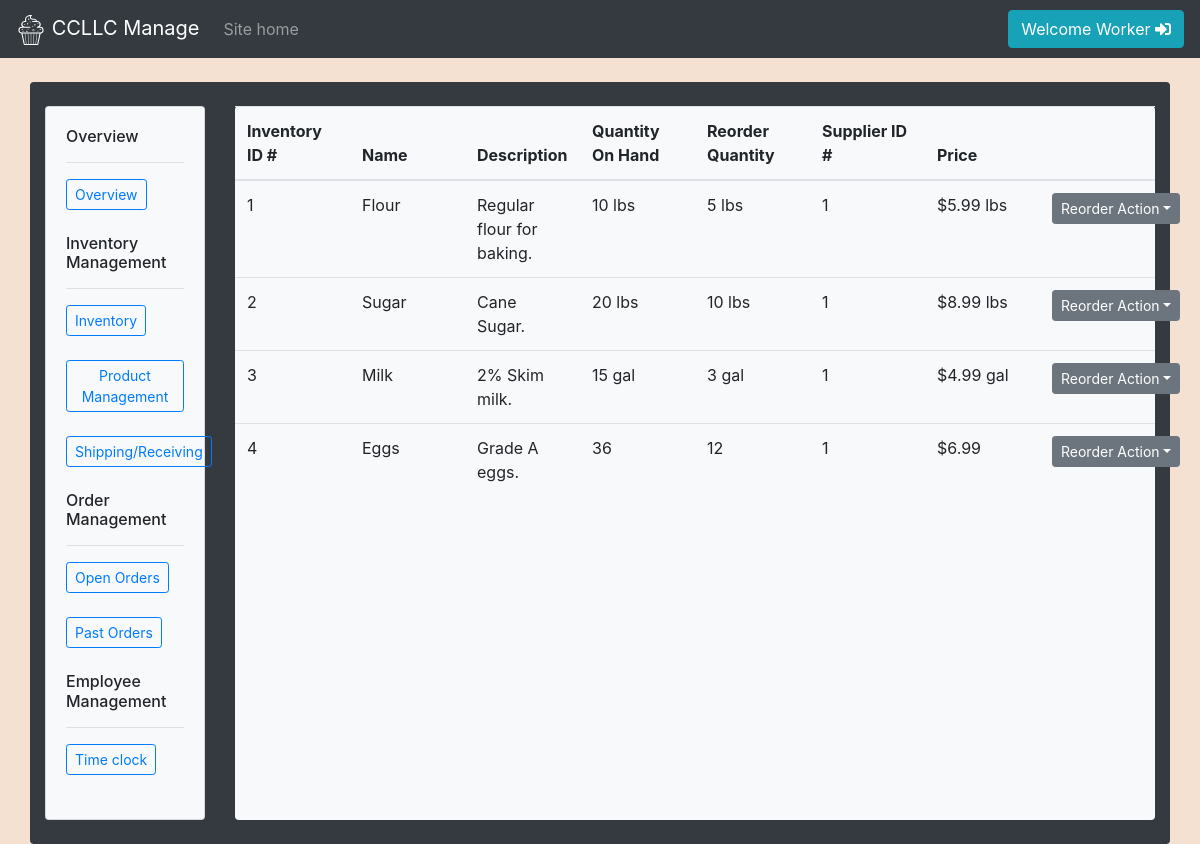
Page /manage/inventory.php (signed in) on the committed database.
### tables this page shows
CREATE TABLE invTest(
  inv_id int(10) NOT NULL AUTO_INCREMENT,
  name varchar(25) NOT NULL,
  description varchar(100) NOT NULL,
  quantity_on_hand int(10) NOT NULL,
  quantity_reorder int(10) NOT NULL,
  weight_unit varchar(20) NOT NULL,
  supplier_id int NOT NULL,
  price decimal(8,2) NOT NULL,
  PRIMARY KEY (inv_id)
);

### src/backend/db.php (called while the page is built, shortened)
<?php
class db{
  private $servername = "172.17.0.1";
  private $username = "webuser";
  private $userpass = "webpass";
  private $dbname = "ism452";
  private $conn;
  private function initConnection(){
    $this->conn = new mysqli($this->servername, $this->username, $this->userpass, $this->dbname);
  }
  public function queryDatabase($sqlStatement){
    $result = $this->conn->query($sqlStatement);
    return $result;
  }
}
?>

### src/manage/inventory.php (the view, shortened to what this page needs)
<!DOCTYPE html>
<html lang="en" dir="ltr">
  <head>
    <link rel="stylesheet" href="https://stackpath.bootstrapcdn.com/bootstrap/4.3.1/css/bootstrap.min.css">
    <link rel="stylesheet" href="https://use.fontawesome.com/releases/v5.7.2/css/all.css">
    <link rel="stylesheet" href="/css/master.css">
  </head>
  <body>
    <?php
      include 'manageTopNav.php';
    ?>
    <br>
    <div class="container-fluid bg-dark rounded" style="max-width:95% !important;">
      <br>
      <div class="row content">
        <div class="col-sm-2 sidenav">
          <?php include 'manageSideNav.php'; ?>
        </div>
        <div class="col-sm-10">
          <div class="container-fluid px-0 h-100 bg-light rounded" style="max-width:100% !important;">
            <div class="row">
              <div class="col">
                <table class="table table-hover">
                  <thead>
                    <tr>
                      <th scope="col">Inventory ID #</th>
                      <th scope="col">Name</th>
                      <th scope="col">Description</th>
                      <th scope="col">Quantity On Hand</th>
                      <th scope="col">Reorder Quantity</th>
                      <th scope="col">Supplier ID #</th>
                      <th scope="col">Price</th>
                      <th scope="col"></th>
                    </tr>
                  </thead>
                  <tbody>
                    <?php
                    include '../backend/db.php';
                    $db = new db;
                    $sql="SELECT * FROM invTest";
                    $result = $db->queryDatabase($sql);
                    if ($result->num_rows > 0) {
                      while($row = $result->fetch_assoc()) {
                        echo '
                        <tr>
                          <td>'.$row["inv_id"].'</td>
                          <td>'.$row["name"].'</td>
                          <td>'.$row["description"].'</td>
                          <td>'.$row["quantity_on_hand"]. " " . $row["weight_unit"] .'</td>
                          <td>'.$row["quantity_reorder"]. " " . $row["weight_unit"] .'</td>
                          <td>'.$row["supplier_id"].'</td>
                          <td>$'.$row["price"]. " " . $row["weight_unit"] .'</td>
                          <td>
                            <div class="dropdown">
                              <button class="btn btn-secondary btn-sm dropdown-toggle" id="reorder-action" data-toggle="dropdown">Reorder Action</button>
                              <div class="dropdown-menu">
                                <button class="dropdown-item">Reorder Automatically</button>
                                <button class="dropdown-item">Don\'t Reorder</button>
                                <button class="dropdown-item">Reorder Now</button>
                              </div>
                            </div>
                          </td>
                        </tr>
                        ';
                      }
                    }
                    ?>
                  </tbody>
                </table>
              </div>
            </div>
            </div>
          </div>
        </div>
        <br>
      </div>
  </body>
</html>

### src/css/master.css (style rules this page uses)
body { background-color: #f4e1d2; }
table { table-layout: fixed; }
.container-fluid { max-width: 80% !important; }

### rows in the picture
invtest: inv_id "1", name "Flour", description "Regular flour for baking.", quantity_on_hand "10", weight_unit "lbs", quantity_reorder "5", supplier "1", price "5.99"
invtest: inv_id "2", name "Sugar", description "Cane Sugar.", quantity_on_hand "20", weight_unit "lbs", quantity_reorder "10", supplier "1", price "8.99"
invtest: inv_id "3", name "Milk", description "2% Skim milk.", quantity_on_hand "15", weight_unit "gal", quantity_reorder "3", supplier "1", price "4.99"
invtest: inv_id "4", name "Eggs", description "Grade A eggs.", quantity_on_hand "36", quantity_reorder "12", supplier "1", price "6.99"

### other values in the picture
$_COOKIE["emp"] "Worker"
